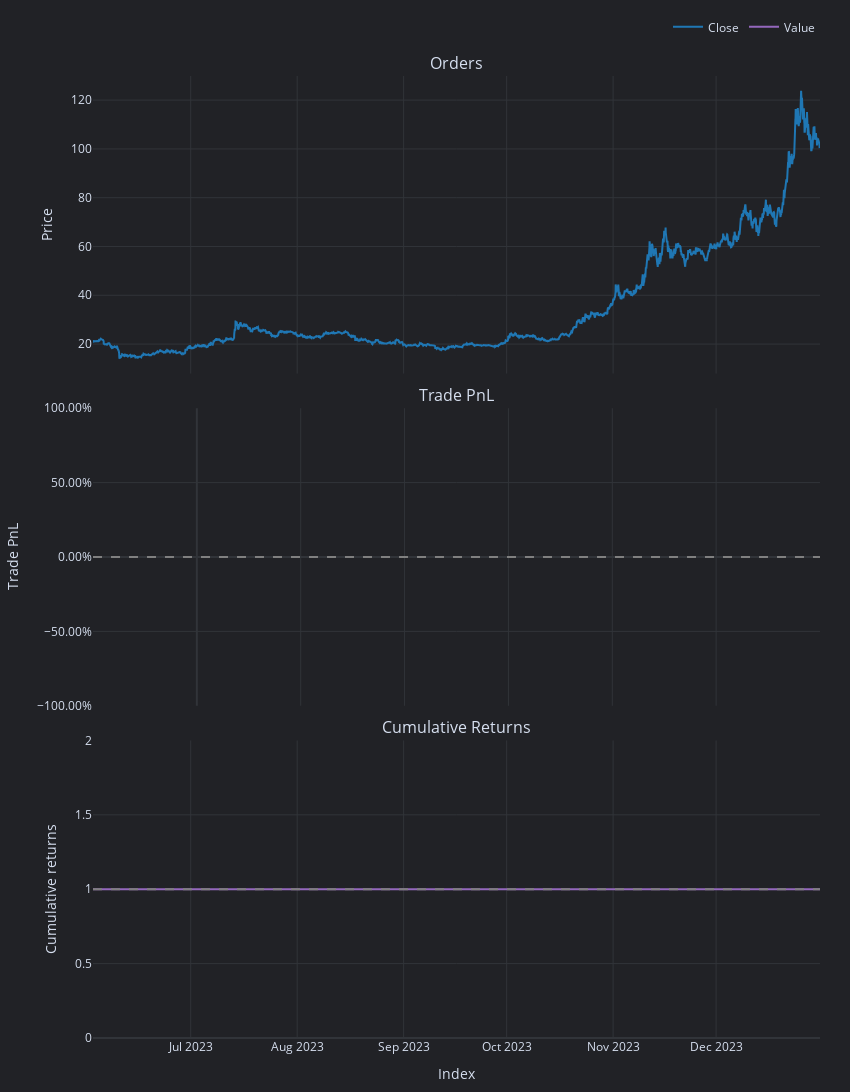

Source (notebook cell):
### Code cell
pf.plot(settings=dict(bm_returns=False)).show()

### Figure 1 — Plotly figure (JSON) as saved in the notebook; plotly's stock layout.template omitted (floating-point values rounded to 4 significant figures; data arrays with more than 128 entries replaced by an {"elided": "..."} marker saying what was removed)
{"data": [{"legendgroup": "0", "line": {"color": "#1f77b4"}, "mode": "lines", "name": "Close", "showlegend": true, "type": "scatter", "uid": "ba8070d5-5732-48b9-a2f5-f0af233d5375", "x": {"elided": "5082 str values"}, "xaxis": "x", "y": {"elided": "5082 float values"}, "yaxis": "y"}, {"legendgroup": "1", "line": {"color": "#9467bd"}, "mode": "lines", "name": "Value", "showlegend": true, "type": "scatter", "uid": "69cf53e3-1495-498c-a532-cd40e963d207", "x": {"elided": "5082 str values"}, "xaxis": "x3", "y": {"elided": "5082 int values"}, "yaxis": "y3"}, {"hoverinfo": "skip", "line": {"color": "rgba(0, 0, 0, 0)", "width": 0}, "mode": "lines", "opacity": 0, "showlegend": false, "type": "scatter", "uid": "57abc928-dc43-43c5-8160-c44cf7902182", "x": {"elided": "5082 str values"}, "xaxis": "x3", "y": {"elided": "5082 int values"}, "yaxis": "y3"}], "layout": {"annotations": [{"font": {"size": 16}, "showarrow": false, "text": "Orders", "x": 0.5, "xanchor": "center", "xref": "paper", "y": 1, "yanchor": "bottom", "yref": "paper"}, {"font": {"size": 16}, "showarrow": false, "text": "Trade PnL", "x": 0.5, "xanchor": "center", "xref": "paper", "y": 0.6547, "yanchor": "bottom", "yref": "paper"}, {"font": {"size": 16}, "showarrow": false, "text": "Cumulative Returns", "x": 0.5, "xanchor": "center", "xref": "paper", "y": 0.3093, "yanchor": "bottom", "yref": "paper"}], "height": 1110, "legend": {"orientation": "h", "traceorder": "normal", "x": 1, "xanchor": "right", "y": 1.036, "yanchor": "bottom"}, "margin": {"b": 30, "l": 30, "r": 30, "t": 30}, "shapes": [{"line": {"color": "gray", "dash": "dash"}, "type": "line", "x0": 0, "x1": 1, "xref": "paper", "y0": 0, "y1": 0, "yref": "y2"}, {"line": {"color": "gray", "dash": "dash"}, "type": "line", "x0": 0, "x1": 1, "xref": "paper", "y0": 1, "y1": 1, "yref": "y3"}], "showlegend": true, "width": 850, "xaxis": {"anchor": "y", "domain": [0, 1], "matches": "x3", "showticklabels": false}, "xaxis2": {"anchor": "y2", "domain": [0, 1], "matches": "x3", "showticklabels": false}, "xaxis3": {"anchor": "y3", "domain": [0, 1], "title": {"text": "Index"}}, "yaxis": {"anchor": "x", "domain": [0.6907, 1], "title": {"text": "Price"}}, "yaxis2": {"anchor": "x2", "domain": [0.3453, 0.6547], "tickformat": ".2%", "title": {"text": "Trade PnL"}}, "yaxis3": {"anchor": "x3", "domain": [0, 0.3093], "title": {"text": "Cumulative returns"}}}}
